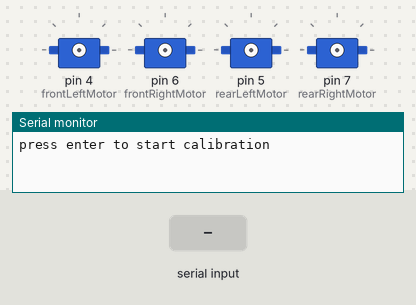
Recording of a sketch running on a simulated Arduino Uno, built with avr-gcc and run on an emulated ATmega328P. Shown: 4 × servo, the last lines printed to the serial monitor. The test bench sets the inputs (shaded band).

Above: at 0.9 s.
1.0 s: "1" received over Serial
At 1.3 s:
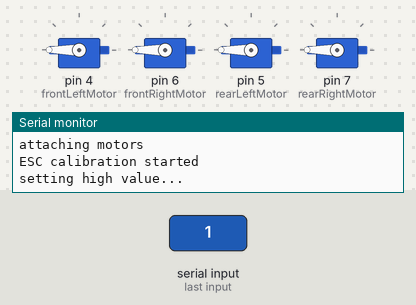
At 4.8 s:
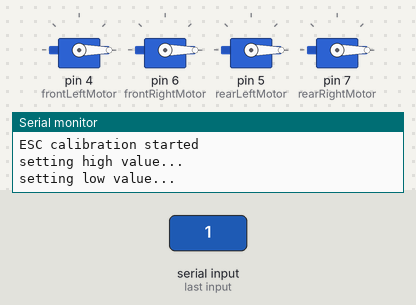
Timing chart, 0 to 15.5 s (numbered marks = the images above; inputs shaded):
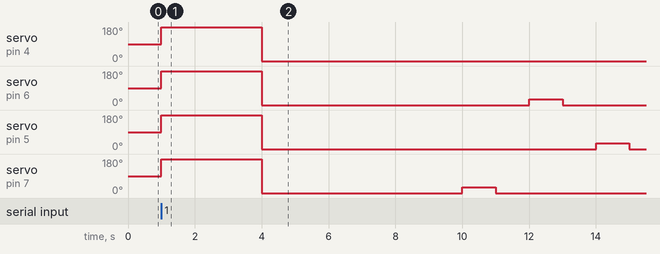

Measured:
- after the input at 1.0 s, servo on pin 4 (frontLeftMotor): 90° → 180° at once, → 0° 3.0 s later; servo on pin 6 (frontRightMotor): 90° → 180° at once, → 0° 3.0 s later, → 30° 8.0 s later, → 0° 1.0 s later

The sketch:

1-ESC_Calibration.ino
```cpp
#include <Servo.h>

Servo frontLeftMotor;
Servo frontRightMotor;
Servo rearLeftMotor;
Servo rearRightMotor;

void setup() {
  Serial.begin(9600);
  Serial.println("press enter to start calibration");

  while(!Serial.available()){
    // wait for command
  }

  Serial.println("attaching motors");
  frontLeftMotor.attach(4, 1000, 2000);
  frontRightMotor.attach(6, 1000, 2000);
  rearLeftMotor.attach(5, 1000, 2000);
  rearRightMotor.attach(7, 1000, 2000);

  if(!rearRightMotor.attached()){
    Serial.println("a problem occured while attaching to the motor 1(rear right)");
    return;
  }
  if(!frontRightMotor.attached()){
    Serial.println("a problem occured while attaching to the motor 2(front right)");
    return;
  }
  if(!rearLeftMotor.attached()){
    Serial.println("a problem occured while attaching to the motor 3(rear left)");
    return;
  }
  if(!frontLeftMotor.attached()){
    Serial.println("a problem occured while attaching to the motor 4(front left)");
    return;
  }

  Serial.println("ESC calibration started");
  Serial.println("setting high value...");
  frontLeftMotor.write(180);
  frontRightMotor.write(180);
  rearLeftMotor.write(180);
  rearRightMotor.write(180);
  delay(3000);
  Serial.println("setting low value...");
  frontLeftMotor.write(0);
  frontRightMotor.write(0);
  rearLeftMotor.write(0);
  rearRightMotor.write(0);
  delay(5000);
  Serial.println("ESC calibration completed");

  Serial.println("testing motor1(rear right)");
  delay(1000);
  rearRightMotor.write(30);
  delay(1000);
  rearRightMotor.write(0);

  Serial.println("testing motor2(front right)");
  delay(1000);
  frontRightMotor.write(30);
  delay(1000);
  frontRightMotor.write(0);

  Serial.println("testing motor3(rear left)");
  delay(1000);
  rearLeftMotor.write(30);
  delay(1000);
  rearLeftMotor.write(0);

  Serial.println("testing motor4(front left)");
  delay(1000);
  frontLeftMotor.write(30);
  delay(1000);
  frontLeftMotor.write(0);

  Serial.println("motor test completed");
}

void loop() {
  // put your main code here, to run repeatedly:

}
```
